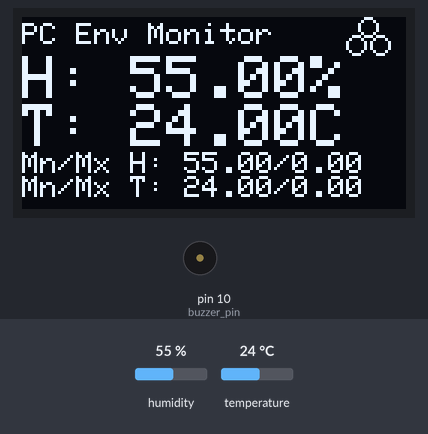
The sketch below on a simulated Arduino Uno, built with avr-gcc and run on an emulated ATmega328P. Shown: 128×64 one-colour display, buzzer (waves = sounding). The test bench sets the inputs (shaded band); at power-on: humidity 55 %, temperature 24 °C. What the sketch prints to the serial monitor is not drawn.

Above: at 4.0 s.
4.1 s: humidity set to 22 %
At 7.21 s:
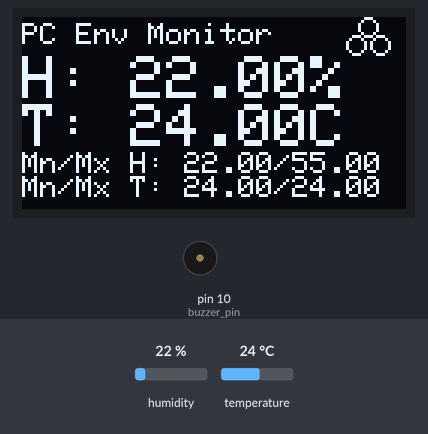
8.9 s: temperature set to 12 °C
At 11.22 s:
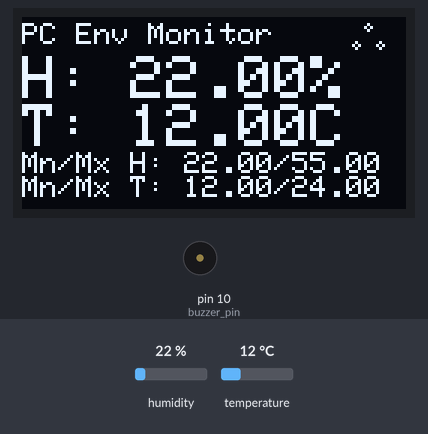
13.7 s: humidity set to 40 %
At 15.23 s:
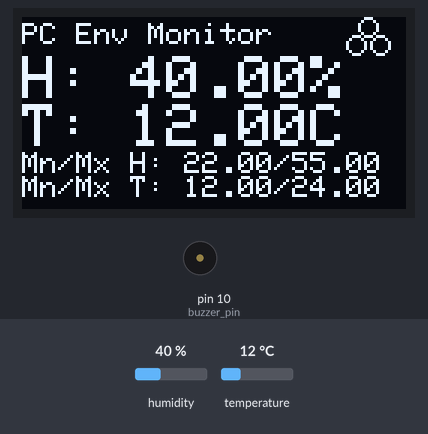
18.5 s: temperature set to 19 °C
At 19.24 s:
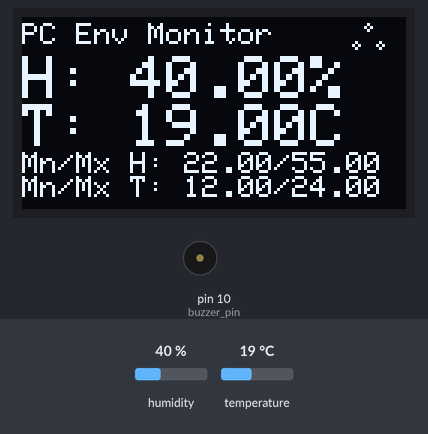
Timing chart, 0 to 21.5 s (numbered marks = the images above; inputs shaded):
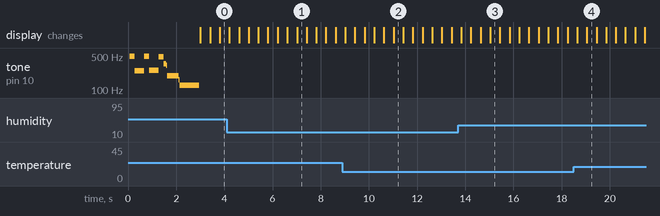

The sketch:

PC_air_temperature.ino
```cpp
#include <SPI.h>
#include <Wire.h>
#include <Adafruit_GFX.h>
#include <Adafruit_SSD1306.h>

#include <DHT.h>

// oled display stuff
#define SCREEN_WIDTH 128 // OLED display width, in pixels
#define SCREEN_HEIGHT 64 // OLED display height, in pixels
#define OLED_RESET     -1 // Reset pin # (or -1 if sharing Arduino reset pin)
#define SCREEN_ADDRESS 0x3C ///< See datasheet for Address; 0x3D for 128x64, 0x3C for 128x32' However, mine is a 128x64 at 0x3C. Idk why.
Adafruit_SSD1306 display(SCREEN_WIDTH, SCREEN_HEIGHT, &Wire, OLED_RESET);
unsigned long display_timer = 400; // Sets the frame rate.
unsigned long display_start_time;  // Holds the millis() time chosen to start timing.
// tri-circle icon variables
unsigned int radius = 4;
unsigned int y0 = 3, y1 = 9, y2 = 9;

// DHT stuff
const int dataPin = 8;
float humidity = 0, temperature = 0;
float min_temp = 100, max_temp = 0; //temp solution to a start value for the mins.
float min_humid = 100, max_humid = 0;
unsigned long dht_timer = 2000; // milliseconds
unsigned long dht_start_time;
DHT dht(dataPin, DHT11);

// Buzzer stuff
const int buzzer_pin = 10;

//---------------------------------------------------------------------------

void setup() {
  //init oled display and dht temperature sensor.
  Serial.begin(9600);
  Serial.print("PC Air Temp START!");
  pinMode(buzzer_pin, OUTPUT);
  dht.begin(); // Start the temperature sensor
  dht_start_time = millis(); // Start the timer.
  display_start_time = millis();

  //Start the display
  // SSD1306_SWITCHCAPVCC = generate display voltage from 3.3V internally
  if(!display.begin(SSD1306_SWITCHCAPVCC, SCREEN_ADDRESS)) {
    Serial.println(F("SSD1306 allocation failed"));
    for(;;); // Don't proceed, loop forever
  }

  Serial.println("Setup complete");
  play(100, 1, 1);
    play(100, 2, 2);
    play(100, 1, 1);
    play(100, 2, 2);
    play(100, 1, 1);
    play(50, 2, 1);
    play(100, 3, 2);
    play(100, 4, 4);
}

void loop() {
  if ((millis() - dht_start_time) > dht_timer)
  {
    // Restart timer;
    dht_start_time = millis();

    dht_data_read();
    dht_fail_check();
    dht_min_max_check();

    serial_display_stats();
  }

  if ((millis() - display_start_time) > display_timer)
  {
    // Restart display timer.
    display_start_time = millis();

    radius = radius + 1;
    radius = radius % 4;

    display.clearDisplay();
    display_title();
    display_icon();
    display_stats();
    display.display();
  }

}
//-----------------------------------------------------------------------------

void play(int ms, int delay1, int delay2) {
    for (int i = 1; i <= ms; i++) {
        digitalWrite(buzzer_pin, HIGH);
        delay(delay1);
        digitalWrite(buzzer_pin, LOW);
        delay(delay2);
    }
}

void display_title()
{
  display.setTextSize(1);
  display.setTextColor(SSD1306_WHITE);
  display.setCursor(0,2);
  display.println("PC Env Monitor");
}

void display_icon()
{
  display.drawCircle(115,y0,radius, SSD1306_WHITE);
  display.drawCircle(111,y1,radius, SSD1306_WHITE);
  display.drawCircle(119,y2,radius, SSD1306_WHITE);
}

void display_stats()
{
  display.setTextSize(2);             // Normal 1:1 pixel scale
  display.setCursor(0,13);             // Start at top-left corner
  display.print(F("H: "));
  display.print(humidity);
  display.print("%\n");
  display.print(F("T: "));
  display.print(temperature);
  display.print("C\n");

  display.setTextSize(1);
  display.setCursor(0,45);
  display.print("Mn/Mx H: ");
  display.print(min_humid);
  display.print("/");
  display.print(max_humid);

  display.print("\nMn/Mx T: ");
  display.print(min_temp);
  display.print("/");
  display.print(max_temp);
}

void serial_display_stats()
{
  Serial.print("Temperature: ");
  Serial.print(temperature);
  Serial.print("°C\n");

  Serial.print("Humidity: ");
  Serial.print(humidity);
  Serial.print("%\n");

  Serial.print("Min / Max Temperature: ");
  Serial.print(min_temp);
  Serial.print(" / ");
  Serial.print(max_temp);

  Serial.print("\nMin / Max Humidity:    ");
  Serial.print(min_humid);
  Serial.print(" / ");
  Serial.print(max_humid);
  Serial.println("\n");
}

void dht_fail_check()
{
  // check for failure
  if (isnan(humidity) || isnan(temperature))
  {
    Serial.println(F("Failed to read from DHT sensor!"));
    return;
  }
}

void dht_data_read()
{
  humidity = dht.readHumidity();
  temperature = dht.readTemperature();
}

void dht_min_max_check()
{
   // set minimum and maximum humidity and temperature
  if (humidity < min_humid)
  {
    min_humid = humidity;
  }
  else if (humidity > max_humid)
  {
    max_humid = humidity;
  }

  if (temperature < min_temp)
  {
    min_temp = temperature;
  }
  else if (temperature > max_temp)
  {
    max_temp = temperature;
  }
}
```

Measured:
- by itself, tone on pin 10 (buzzer_pin): plays 496 Hz for 0.20 s, 249 Hz for 0.40 s, 496 Hz for 0.20 s, 255 Hz for 0.40 s, 483 Hz for 0.20 s, 349 Hz for 0.12 s … (10 notes in this stretch)
- what the display in image 1 shows lasts 0.4 s, from 7.0 s to 7.4 s
